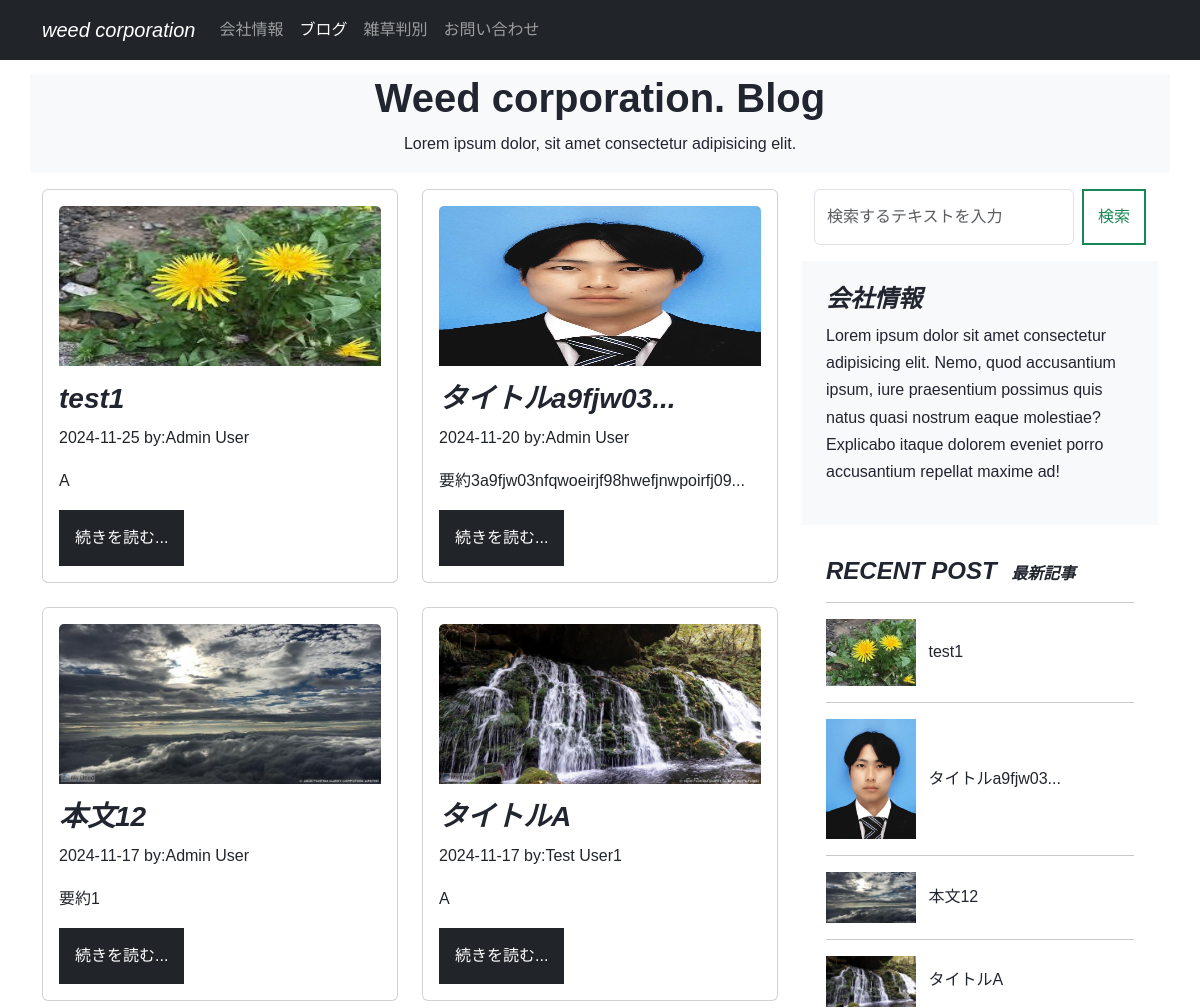
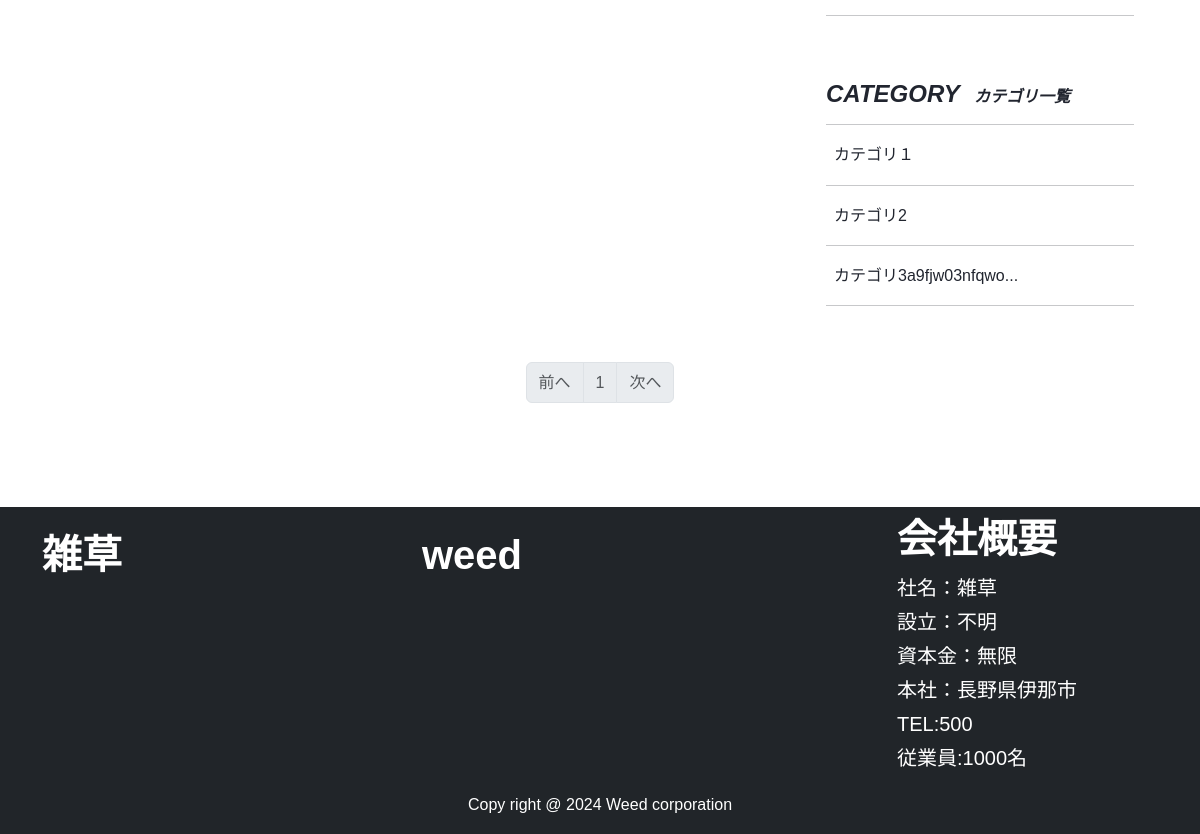
The app's page /main_blogpost with its own data (2 pictures, top to bottom).
### company_blog/models.py (models this page shows, shortened)
class BlogPost(db.Model):
    __tablename__ = 'blog_post'
    id = db.Column(db.Integer, primary_key=True)
    user_id = db.Column(db.Integer,db.ForeignKey('users.id'))
    category_id = db.Column(db.Integer,db.ForeignKey('blog_category.id'))
    date = db.Column(db.DateTime,default=datetime.now(timezone('Asia/Tokyo')))
    title = db.Column(db.String(30))
    text = db.Column(db.Text)
    summary = db.Column(db.String(140))
    featured_image = db.Column(db.String(140))

class User(db.Model,UserMixin):
    __tablename__='users'
    id = db.Column(db.Integer, primary_key = True)
    email = db.Column(db.String(64),unique=True, index=True )
    username = db.Column(db.String(64),unique=True , index=True)
    password_hash = db.Column(db.String(128))
    administrator = db.Column(db.String(1))
    post = db.relationship('BlogPost', backref='author', lazy='dynamic')
    @property
    def password(self):
        raise AttributeError('Password is not a readable attirbute')

class BlogCategory(db.Model):
    __tablename__ = 'blog_category'
    id = db.Column(db.Integer, primary_key=True)
    category = db.Column(db.String(140))
    posts = db.relationship('BlogPost',backref='blogcategory', lazy='dynamic')

### company_blog/main/views.py (the view)
@main.route('/main_blogpost')
def index():
    form = BlogSearchForm()
    page = request.args.get('page',1,type=int)
    blog_posts = BlogPost.query.order_by(BlogPost.id.desc()).paginate(page=page,per_page=10)
    recent_blog_posts = BlogPost.query.order_by(BlogPost.id.desc()).limit(5).all()
    blog_categories = BlogCategory.query.order_by(BlogCategory.id.asc()).all()
    return render_template('index.html',blog_posts=blog_posts,recent_blog_posts=recent_blog_posts,blog_categories=blog_categories,form=form)

### company_blog/main/forms.py
class BlogSearchForm(FlaskForm):
    searchtext =StringField('検索テキスト',validators=[DataRequired()])
    submit = SubmitField('検索')

### company_blog/templates/index.html (shortened to what this page needs)
{% extends "base.html" %}
{% block content %}
    <header id="page-header">
        <div class="container my-3 bg-light">
            <div class="row">
                <div class="col-md-6 m-auto text-center">
                    {% if blog_catgory %}
                        <h1 class="fst-italic">{{blog_category.category}}</h1>
                        <br>
                    {% elif user %}
                        <h1 class="fst-italic">{{user.username}}</h1>
                        <br>
                    {% elif searchtext %}
                        <h1 class="fst-italic">"{{searchtext}}"の検索結果</h1>
                        <br>
                    {% else %}
                        <h1 class="fst-itlic">Weed corporation. Blog </h1>
                        <p>Lorem ipsum dolor, sit amet consectetur adipisicing elit.</p>
                    {% endif %}
                </div>
            </div>
        </div>
    </header>
    <div class="container my-3">
        <div class="row mb-2">
            <div class="col-md-8">
                <section id="blog_post">
                    <div class="row">
                        {% for post in blog_posts.items %}
                        <div class="col-md-6 mb-4">
                            <div class="card h-100">
                                <div class="card-body" style="max-height: 26rem;">
                                    {% if post.featured_image %}
                                    <div class="mb-3" style="text-align:ceter;">
                                        <img src="{{ url_for('static',filename='featured_image/'+post.featured_image)}}" class="img-fluid card-img-top" style="max-height: 10rem;">
                                    </div>
                                    {% endif %}
                                    <h3>
                                        <a href="{{ url_for('main.blog_post',blog_post_id=post.id) }}" class="card-title text-decoration-none">
                                            <span class="fst-italic">{{post.title | truncate(14)}}</span>
                                        </a>
                                    </h3>
                                    <p>{{post.date.strftime('%Y-%m-%d')}} by:{{post.author.username | truncate(10)}}</p>
                                    <p class="card-text">{{ post.summary | truncate(40)}}</p>
                                    <a href="{{ url_for('main.blog_post',blog_post_id=post.id) }}" class="btn btn-dark">続きを読む...</a>
                                    </div>
                            </div>
                        </div>
                        {% endfor %}
                    </div>
                </section>
            </div>
            <div class="col-md-4">
                <div class="position-sticky" style="top: 2rem;">
                    <div class="container-fluid mb-3">
                        <form action="{{ url_for('main.search')}}" class="d-flex" method="POST">
                            {{ render_field(form.searchtext,class="form-control me-2",placeholder="検索するテキストを入力")}}
                            {{form.submit(class="btn btn-outline-success")}}
                        </form>
                    </div>
                    <div class="p-4 mb-2 bg-light">
                        <h4 class="fst-italic">会社情報</h4>
                        <p>Lorem ipsum dolor sit amet consectetur adipisicing elit. Nemo, quod accusantium ipsum, iure praesentium possimus quis natus quasi nostrum eaque molestiae? Explicabo itaque dolorem eveniet porro accusantium repellat maxime ad!</p>
                    </div>
                    <div class="p-4">
                        <h4 class="fst-italic">RECENT POST <span class="ms-2 fs-6">最新記事</span></h4>
                        <hr>
                        <ol class="list-unstyled">
                            {% for recent_post in recent_blog_posts %}
                            <li>
                                <a href="{{url_for('main.blog_post',blog_post_id=recent_post.id)}}" class="text-decoration-none">
                                    {% if recent_post.featured_image %}
                                    <img src="{{ url_for('static',filename='featured_image/' + recent_post.featured_image)}}" class="img-fluid" width="90" height="50">
                                    <span class="ms-2">{{ recent_post.title | truncate(14)}}</span>
                                    {% endif %}
                                </a>
                            </li>
                            <hr>
                            {% endfor %}
                        </ol>
                    </div>
                    <div class="p-4">
                        <h4 class="fst-italic">CATEGORY <span class="ms-2 fs-6">カテゴリ一覧</span></h4>
                        <hr>
                        <ol class="list-unstyled">
                            {% for blog_category in blog_categories %}
                            <li>
                                <a href="{{url_for('main.category_posts',blog_category_id=blog_category.id) }}" class="text-decoration-none">
                                    <span class="ms-2">{{ blog_category.category | truncate(20)}}</span>
                                </a>
                            </li>
                            <hr>
                            {% endfor %}
                        </ol>
                    </div>
                </div>
            </div>
        </div>
        <div class="row mb-2">
            <nav class="my-2" aria-label="Page navigation">
                <ul class="pagination justify-content-center">
                    <li {% if blog_posts.has_prev %}class="page-item" {% else %}class="page-item disabled" {% endif %}><a class="page-link" href="{% if blog_posts.has_prev %}{{ url_for('main.index',page=blog_posts.prev_num)}}{% else %}#{% endif %}">前へ</a></li>
                    {% for page_num in blog_posts.iter_pages(left_edge=1, right_edge=1, left_current=1, right_current=2) %}
                        {% if page_num %}
                            {% if blog_posts.page == page_num %}
                                <li class="page-item disabled"><a class="page-link" href="#">{{ page_num }}</a></li>
                            {% else %}
                                <li class="page-item"><a class="page-link" href="{{url_for('main.index', page=page_num)}}">{{ page_num }}</a></li>
                            {% endif %}
                        {% else %}
                        <li class="page-item disabled"><a class="page-link" href="#"></a>&hellip;</li>
                        {% endif %}
                    {% endfor %}
                    <li {% if blog_posts.has_next %} class="page-item"{% else %} class="page-item disabled" {% endif %}><a class="page-link" href="{% if blog_posts.has_next %}{{url_for('main.index', page=blog_posts.next_num)}}{% else %}#{% endif %}">次へ</a></li>
                </ul>
            </nav>
        </div>
    </div>
{% endblock %}

### company_blog/static/css/style.css (style rules this page uses)
:root { --success:#07611f; --dark:#21252f; --body:#888; --box-shadow:0 8px 22px rgba(0,0,0,0.2); }
body { font-family: "Noto Sans JP", sans-serif; line-height:1.7; color: var(--dark); }
h1,h2,h3,h4,h5,h6,.display-4 { color: var(--dark); font-weight:700 }
a { color: var(--dark); text-decoration: none; }
header { padding-top: 10px; }
.btn { padding: 14px; border-width: 2px; border-radius: 0; }

### records on screen
BlogPost: featured_image (picture), title "test1", date "2024-11-25", author.username "Admin User", summary "A"
BlogPost: featured_image (picture), title "タイトルa9fjw03...", date "2024-11-20", author.username "Admin User", summary "要約3a9fjw03nfqwoeirjf98hwefjnwpoirfj09..."
BlogPost: featured_image (picture), title "本文12", date "2024-11-17", author.username "Admin User", summary "要約1"
BlogPost: featured_image (picture), title "タイトルA", date "2024-11-17", author.username "Test User1", summary "A"
BlogCategory: category "カテゴリ１"
BlogCategory: category "カテゴリ2"
BlogCategory: category "カテゴリ3a9fjw03nfqwo..."

### other values on screen
{{ page_num }} "1"
